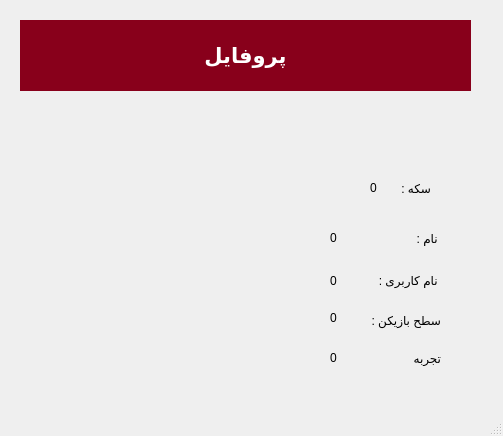
<?xml version="1.0" encoding="UTF-8"?>
<ui version="4.0">
 <class>Player</class>
 <widget class="QMainWindow" name="Player">
  <property name="geometry">
   <rect>
    <x>0</x>
    <y>0</y>
    <width>503</width>
    <height>436</height>
   </rect>
  </property>
  <property name="windowTitle">
   <string>MainWindow</string>
  </property>
  <widget class="QWidget" name="centralwidget">
   <widget class="QLabel" name="label">
    <property name="geometry">
     <rect>
      <x>40</x>
      <y>110</y>
      <width>271</width>
      <height>261</height>
     </rect>
    </property>
    <property name="text">
     <string/>
    </property>
    <property name="pixmap">
     <pixmap resource="resource.qrc">:/new/prefix1/Icons/comment_avatar.jpg</pixmap>
    </property>
    <property name="scaledContents">
     <bool>true</bool>
    </property>
   </widget>
   <widget class="QLabel" name="label_2">
    <property name="geometry">
     <rect>
      <x>20</x>
      <y>20</y>
      <width>451</width>
      <height>71</height>
     </rect>
    </property>
    <property name="styleSheet">
     <string notr="true">color: rgb(255, 255, 255);
background-color: rgb(136, 0, 27);
</string>
    </property>
    <property name="text">
     <string>&lt;html&gt;&lt;head/&gt;&lt;body&gt;&lt;p align=&quot;center&quot;&gt;&lt;span style=&quot; font-size:16pt; font-weight:600;&quot;&gt;پروفایل&lt;/span&gt;&lt;/p&gt;&lt;/body&gt;&lt;/html&gt;</string>
    </property>
   </widget>
   <widget class="QLabel" name="label_3">
    <property name="geometry">
     <rect>
      <x>380</x>
      <y>230</y>
      <width>61</width>
      <height>16</height>
     </rect>
    </property>
    <property name="text">
     <string> نام :</string>
    </property>
   </widget>
   <widget class="QLabel" name="Name_lbl">
    <property name="geometry">
     <rect>
      <x>330</x>
      <y>230</y>
      <width>16</width>
      <height>16</height>
     </rect>
    </property>
    <property name="text">
     <string>0</string>
    </property>
   </widget>
   <widget class="QLabel" name="label_5">
    <property name="geometry">
     <rect>
      <x>370</x>
      <y>270</y>
      <width>71</width>
      <height>20</height>
     </rect>
    </property>
    <property name="text">
     <string> نام کاربری :</string>
    </property>
   </widget>
   <widget class="QLabel" name="UserName_lbl">
    <property name="geometry">
     <rect>
      <x>330</x>
      <y>270</y>
      <width>16</width>
      <height>21</height>
     </rect>
    </property>
    <property name="text">
     <string>0</string>
    </property>
   </widget>
   <widget class="QLabel" name="label_7">
    <property name="geometry">
     <rect>
      <x>350</x>
      <y>310</y>
      <width>91</width>
      <height>20</height>
     </rect>
    </property>
    <property name="text">
     <string>سطح بازیکن : </string>
    </property>
   </widget>
   <widget class="QLabel" name="Level_lbl">
    <property name="geometry">
     <rect>
      <x>330</x>
      <y>310</y>
      <width>16</width>
      <height>16</height>
     </rect>
    </property>
    <property name="text">
     <string>0</string>
    </property>
   </widget>
   <widget class="QLabel" name="label_9">
    <property name="geometry">
     <rect>
      <x>380</x>
      <y>350</y>
      <width>61</width>
      <height>16</height>
     </rect>
    </property>
    <property name="text">
     <string>تجربه</string>
    </property>
   </widget>
   <widget class="QLabel" name="Experience_lbl">
    <property name="geometry">
     <rect>
      <x>330</x>
      <y>350</y>
      <width>16</width>
      <height>16</height>
     </rect>
    </property>
    <property name="text">
     <string>0</string>
    </property>
   </widget>
   <widget class="QLabel" name="label_11">
    <property name="geometry">
     <rect>
      <x>330</x>
      <y>100</y>
      <width>151</width>
      <height>91</height>
     </rect>
    </property>
    <property name="text">
     <string/>
    </property>
    <property name="pixmap">
     <pixmap>Icons/coin.png</pixmap>
    </property>
    <property name="scaledContents">
     <bool>true</bool>
    </property>
   </widget>
   <widget class="QLabel" name="Num_Coins_lbl">
    <property name="geometry">
     <rect>
      <x>370</x>
      <y>180</y>
      <width>16</width>
      <height>16</height>
     </rect>
    </property>
    <property name="text">
     <string>0</string>
    </property>
   </widget>
   <widget class="QLabel" name="label_13">
    <property name="geometry">
     <rect>
      <x>390</x>
      <y>180</y>
      <width>41</width>
      <height>16</height>
     </rect>
    </property>
    <property name="text">
     <string>سکه :</string>
    </property>
   </widget>
  </widget>
  <widget class="QMenuBar" name="menubar">
   <property name="geometry">
    <rect>
     <x>0</x>
     <y>0</y>
     <width>503</width>
     <height>26</height>
    </rect>
   </property>
  </widget>
  <widget class="QStatusBar" name="statusbar"/>
 </widget>
 <resources>
  <include location="resource.qrc"/>
 </resources>
 <connections/>
</ui>
